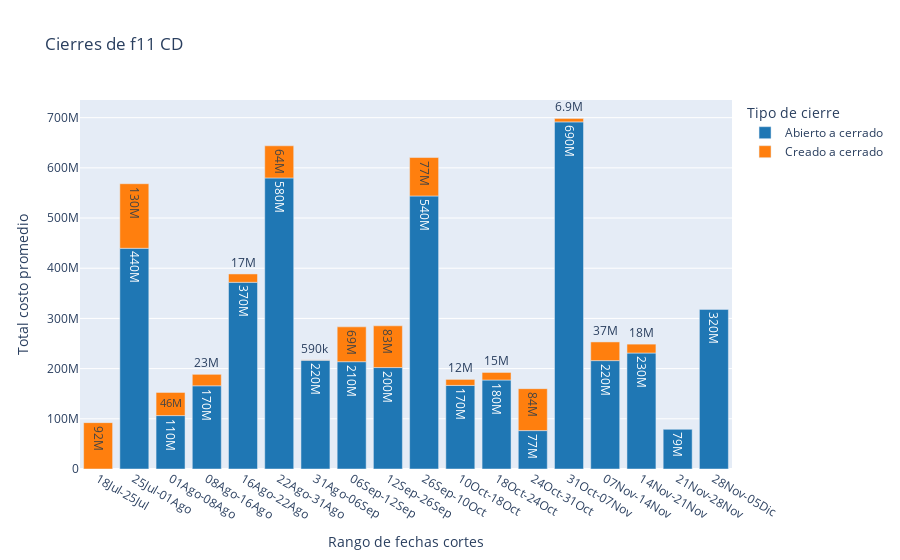

The notebook cell this image was saved under:
### Code cell
import plotly.express as px
fig = px.bar(gb_cd, x='rango_corte', y=dtagco['costo'], color='tipo_cierre', text=dtagco['costo'], text_auto='.2s',
            title='Cierres de f11 CD', labels={'tipo_cierre':'Tipo de cierre'}, category_orders=ol, 
            color_discrete_sequence=px.colors.qualitative.D3)
fig.layout.yaxis.title.text='Total costo promedio'
fig.layout.xaxis.title.text='Rango de fechas cortes'
fig.show()
fig.write_image(f"output/{datestr}_f11_cd_cieres.svg",scale=1, height=500,width=500, engine='orca')

### Figure 1 — Plotly figure (JSON) as saved in the notebook; plotly's stock layout.template omitted (floating-point values rounded to 4 significant figures)
{"data": [{"alignmentgroup": "True", "hovertemplate": "Tipo de cierre=Abierto a cerrado<br>rango_corte=%{x}<br>TOTAL_COSTO=%{text}<extra></extra>", "legendgroup": "Abierto a cerrado", "marker": {"color": "#1F77B4", "pattern": {"shape": ""}}, "name": "Abierto a cerrado", "offsetgroup": "Abierto a cerrado", "orientation": "v", "showlegend": true, "text": [106400000.0, 213800000.0, 215900000.0, 165800000.0, 166500000.0, 202100000.0, 231100000.0, 371900000.0, 177300000.0, 79020000.0, 579900000.0, 76500000.0, 439700000.0, 544000000.0, 318000000.0, 216800000.0, 691600000.0], "textposition": "auto", "texttemplate": "%{y:.2s}", "type": "bar", "x": ["01Ago-08Ago", "06Sep-12Sep", "07Nov-14Nov", "08Ago-16Ago", "10Oct-18Oct", "12Sep-26Sep", "14Nov-21Nov", "16Ago-22Ago", "18Oct-24Oct", "21Nov-28Nov", "22Ago-31Ago", "24Oct-31Oct", "25Jul-01Ago", "26Sep-10Oct", "28Nov-05Dic", "31Ago-06Sep", "31Oct-07Nov"], "xaxis": "x", "y": [106400000.0, 213800000.0, 215900000.0, 165800000.0, 166500000.0, 202100000.0, 231100000.0, 371900000.0, 177300000.0, 79020000.0, 579900000.0, 76500000.0, 439700000.0, 544000000.0, 318000000.0, 216800000.0, 691600000.0], "yaxis": "y"}, {"alignmentgroup": "True", "hovertemplate": "Tipo de cierre=Creado a cerrado<br>rango_corte=%{x}<br>TOTAL_COSTO=%{text}<extra></extra>", "legendgroup": "Creado a cerrado", "marker": {"color": "#FF7F0E", "pattern": {"shape": ""}}, "name": "Creado a cerrado", "offsetgroup": "Creado a cerrado", "orientation": "v", "showlegend": true, "text": [46070000.0, 69400000.0, 37230000.0, 22860000.0, 11980000.0, 83180000.0, 17710000.0, 16660000.0, 92360000.0, 15090000.0, 64000000.0, 83550000.0, 128700000.0, 76570000.0, 585990, 6851000.0], "textposition": "auto", "texttemplate": "%{y:.2s}", "type": "bar", "x": ["01Ago-08Ago", "06Sep-12Sep", "07Nov-14Nov", "08Ago-16Ago", "10Oct-18Oct", "12Sep-26Sep", "14Nov-21Nov", "16Ago-22Ago", "18Jul-25Jul", "18Oct-24Oct", "22Ago-31Ago", "24Oct-31Oct", "25Jul-01Ago", "26Sep-10Oct", "31Ago-06Sep", "31Oct-07Nov"], "xaxis": "x", "y": [46070000.0, 69400000.0, 37230000.0, 22860000.0, 11980000.0, 83180000.0, 17710000.0, 16660000.0, 92360000.0, 15090000.0, 64000000.0, 83550000.0, 128700000.0, 76570000.0, 585990, 6851000.0], "yaxis": "y"}], "layout": {"barmode": "relative", "legend": {"title": {"text": "Tipo de cierre"}, "tracegroupgap": 0}, "title": {"text": "Cierres de f11 CD"}, "xaxis": {"anchor": "y", "categoryarray": ["31May-13Jun", "13Jun-21Jun", "21Jun-29Jun", "29Jun-05Jul", "05Jul-11Jul", "11Jul-18Jul", "18Jul-25Jul", "25Jul-01Ago", "01Ago-08Ago", "08Ago-16Ago", "16Ago-22Ago", "22Ago-31Ago", "31Ago-06Sep", "06Sep-12Sep", "12Sep-26Sep", "26Sep-10Oct", "10Oct-18Oct", "18Oct-24Oct", "24Oct-31Oct", "31Oct-07Nov", "07Nov-14Nov", "14Nov-21Nov", "21Nov-28Nov", "28Nov-05Dic"], "categoryorder": "array", "domain": [0, 1], "title": {"text": "Rango de fechas cortes"}}, "yaxis": {"anchor": "x", "domain": [0, 1], "title": {"text": "Total costo promedio"}}}}
